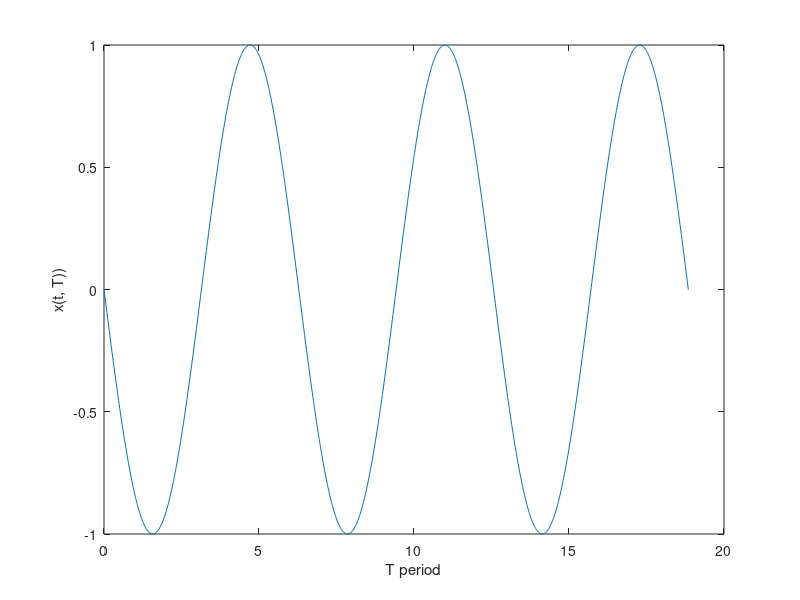

The MATLAB source for this figure:
clear all

%                         Exercise 1

x = @(t,w) 3*cos(w*t-pi/4);

w0 = pi/5;

t1 = linspace(-10, 20, 1000);

plot(t1, x(t1,w0))
xlabel('Time');
ylabel('x(t,w)');

%%                       Exercise 3 

%(a)

x = @(O) cos(O);

O1 = linspace(0, 6*pi, 1000);

plot(O1, x(O1))
xlabel('O');
ylabel('x(O)');

%% (b)

x = @(t) cos(0.2*pi*t);

t1 =linspace(0, 30, 100);

plot(t1, x(t1))
xlabel('Time');
ylabel('x(t)');

%% (c)

x = @(t, T) cos(2*pi*t/T);

T0 = 2*pi;

t1 = linspace(0, 6*pi, 1000);

plot(t1, x(t1, T0))
xlabel('T period');
ylabel('x(t, T))');

%% (d)

x = @(t, T) cos(2*pi*t/T + pi/2);

T0 = 2*pi;

t1 = linspace(0, 6*pi, 1000);

plot(t1, x(t1, T0))
xlabel('T period');
ylabel('x(t, T))');